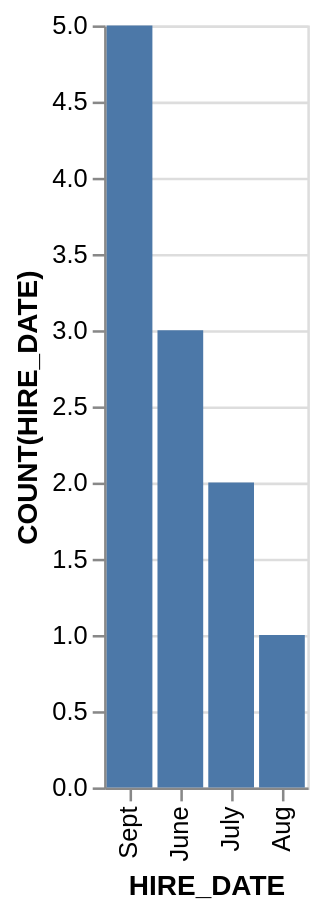

Vega-Lite specification stored for this chart:
### Vega-Lite specification from a JSON file in a GitHub repository (floating-point values rounded to 4 significant figures)
{"data": {"values": [{"x_data": "Sept", "y_data": 5}, {"x_data": "June", "y_data": 3}, {"x_data": "July", "y_data": 2}, {"x_data": "Aug", "y_data": 1}]}, "mark": "bar", "encoding": {"x": {"field": "x_data", "type": "nominal", "title": "HIRE_DATE", "sort": {"op": "sum", "field": "y_data", "order": "descending"}}, "y": {"field": "y_data", "type": "quantitative", "title": "COUNT(HIRE_DATE)"}}}
